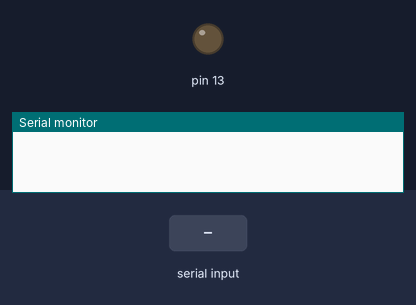
The sketch below on a simulated Arduino Uno, built with avr-gcc and run on an emulated ATmega328P. Parts: output pins drawn as LEDs (lit = HIGH), the last lines printed to the serial monitor. Inputs (shaded band) come from the test bench.

Above: at 1.2 s.
1.3 s: "1" received over Serial
At 2.1 s:
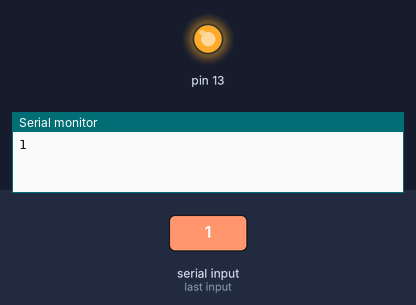
2.8 s: "0" received over Serial
At 3.2 s:
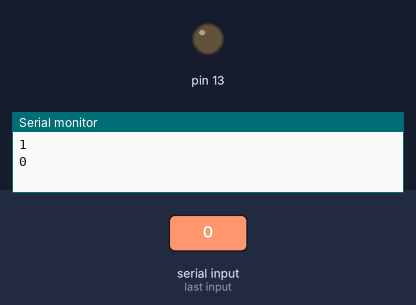
Timing chart, 0 to 5.8 s (numbered marks = the images above; inputs shaded):
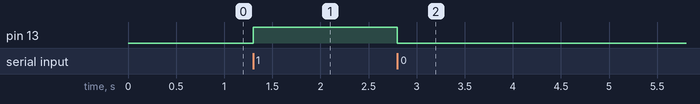

Measured:
- after the input at 1.3 s, pin 13: LOW → HIGH at once
- after the input at 2.8 s, pin 13: HIGH → LOW at once

The sketch:

baimoi.ino
```cpp
void setup() {
  // put your setup code here, to run once:
  Serial.begin(9600);
  pinMode(13, OUTPUT);
}

void loop() {
  // put your main code here, to run repeatedly:
  if (Serial.available() != 0)
  {
    char data = Serial.read();
    Serial.println(data);
    if (data == '1')         digitalWrite(13, HIGH);
    else                  digitalWrite(13, LOW);
  }

}
```
